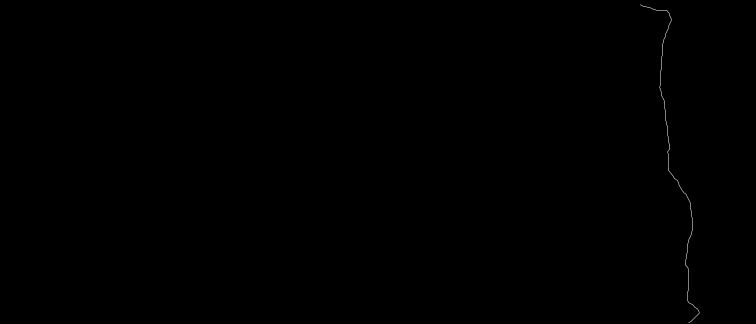
#> input picture experiment_d/results/images_final_border/final_border_1_185__112.png, 1512 x 648 px, given in place of final_border_1_185__1.png, which was not available (shown at 1/2 size)
$ jupyter execute --allow-errors everything_v1.ipynb   (text cells are left out)
#> lines starting #> are read from the running program, lines starting #| are printed output that depends on the picture; after the words box and inside, x2 and y2 are one past the last pixel; in counts of white or black regions, pixels touching at a corner belong together; pictures that were not available may be replaced by others from this repository, and a replacement may not be noted
#> `binarized_image = image.point(lambda x: 255 if x > 0 else 0, '1')`:
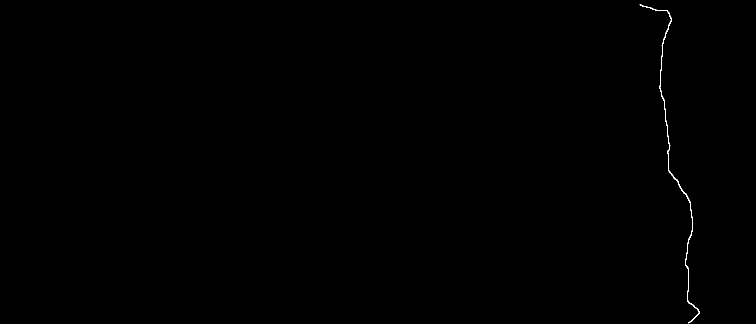
#> binarized_image: PIL image 1512x648 1 (shown at 1/2 size); 0.12% white in thin lines or dots, all inside (x1, y1, x2, y2) = (1279, 8, 1399, 647)
#> after the loop `for row in range(binarized_array.shape[0]):`:
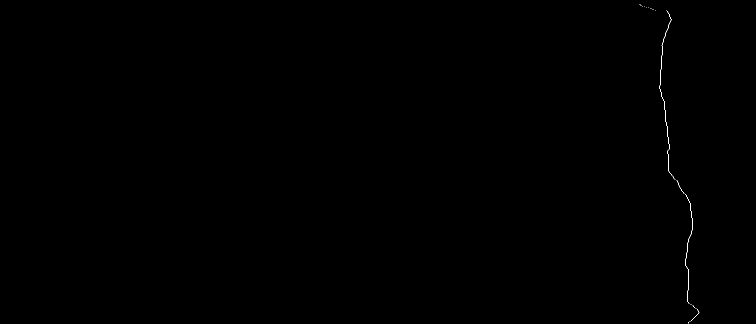
#> binarized_array: shape (648, 1512) bool (shown at 1/2 size); 0.07% white in thin lines or dots, all inside (x1, y1, x2, y2) = (1279, 8, 1399, 647)
#> after the loop `for row in range(uppermost_white_pixel_row):`: binarized_array: shape (648, 1512) bool; 0.07% white in thin lines or dots, all inside (x1, y1, x2, y2) = (1279, 0, 1399, 647)
#> after the loop `for row in reversed(range(lowermost_white_pixel_row, binarized_array.s..`: binarized_array: shape (648, 1512) bool; 0.07% white in thin lines or dots, all inside (x1, y1, x2, y2) = (1279, 0, 1399, 648)
[cell 1]
import numpy as np
import matplotlib.pyplot as plt
from PIL import Image

[cell 2]
# Image, Int, Int -> Array

# Takes an image in its final binary mapping version, that is,
# an image with a black background and a white line of width 1 px,
# which is well defined for all y (each row has exactly one white pixel).

# Returns a numpy array that acts as a mask of the stripes.
# The stripes are defined and indexed from right to left, with an offset
# from the border to avoid noise.

# Each value in the returned matrix is one of the following:
# -2 means background,
# -1 means offset (to avoid noise close to border),
# 0, 1, 2, 3, ... mean the index of the stripe, from right to left.

# mapping_image: image in mapping version, of type Pillow Image
# offset: number of pixels from border to be ignored
# delta_x: pixel width of stripes

# [48 lines left out: function get_mask, not called in this run]

[cell 3]
# Image, Int, Int -> Array

# Takes an image in its final binary mapping version, that is,
# an image with a black background and a white line of width 1 px,
# which is well defined for all y (each row has exactly one white pixel).

# Returns a numpy array that acts as a mask of the stripes.
# The stripes are defined and indexed from right to left, with an offset
# from the border to avoid noise.

# Each value in the returned matrix is one of the following:
# -2 means background,
# -1 means offset (to avoid noise close to border),
# 0, 1, 2, 3, ... mean the index of the stripe, from right to left.

# mapping_image: image in mapping version, of type Pillow Image
# offset: number of pixels from border to be ignored
# delta_x: pixel width of stripes

def get_mask(mapping_image, offset, delta_x):
    # Convert image to values in array.
#> called with offset = 20, delta_x = 50
    mapping_array = np.array(mapping_image)
    height = mapping_array.shape[0]
#> height = 648
    width = mapping_array.shape[1]
#> width = 1512

    # Find the position of the leftmost white pixel:
    found = False
    lmw_col = -1
    for col in range(width):
        if not found:
            for row in range(height):
                if mapping_array[row, col] != 0:
                    lmw_col = col
                    found = True
                    break

    # Initially, mask is completely undefined (-3).
    mask_array = np.full((height, width), -3)

    # Iterate over each row of the image:
    for row in range(height):

        STATE = 'OUTSIDE'
        i = offset
        j = delta_x
        stripe_idx = 0

        # Iterate over each pixel in the row, from right to left:
        for col in reversed(range(width)):

            # While in the background, outside of the tissue.
            if STATE == 'OUTSIDE':
                if col > lmw_col:
                    mask_array[row][col] = -2
                else: # Border found
                    STATE = 'OFFSET'
                    mask_array[row][col] = -1

            # While inside the offset inside of the tissue.
            elif STATE == 'OFFSET':
                if i > 0:
                    mask_array[row][col] = -1
                    i -= 1
                else: # Offset required width is satisfied
                    STATE = 'STRIPES'
                    mask_array[row][col] = 0

            # While inside an arbitrary stripe inside of the tissue.
            elif STATE == 'STRIPES':
                if j > 0:
                    mask_array[row][col] = stripe_idx
                    j -= 1
                else: # Stripe required width is satisfied
                    stripe_idx += 1
                    mask_array[row][col] = stripe_idx
                    j = delta_x
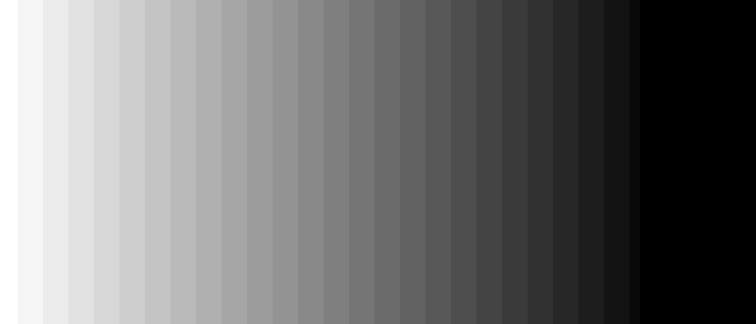
#> mask_array: shape (648, 1512) int64 (shown at 1/2 size); min -2, max 24, mean 9.5; drawn with min black and max white

    return mask_array

[cell 4]
# Assigns a random color to each distinct number in a numpy
# matrix and displays the result.
# **This function was completely generated by ChatGPT**
def visualize_mask(mask_array):
    # Generate a random NumPy matrix
    mask_array = mask_array

    # Get the unique numbers in the matrix
    numbers = np.unique(mask_array)
#> numbers = 27 values from -2 to 24

    # Assign a random color to each number
    color_map = {}
    for number in numbers:
        color = np.random.rand(3)
        color_map[number] = color
#> this loop made 27 passes
#> color on passes 1 to 12: [0.549, 0.715, 0.603], [0.545, 0.424, 0.646], [0.438, 0.892, 0.964], [0.383, 0.792, 0.529], [0.568, 0.926, 0.071], [0.0871, 0.0202, 0.833], [0.778, 0.87, 0.979], [0.799, 0.461, 0.781], [0.118, 0.64, 0.143], [0.945, 0.522, 0.415], [0.265, 0.774, 0.456], [0.568, 0.0188, 0.618]
#> after the loop, color_map = 27 items

    # Create a colored image based on the matrix
    image = np.zeros((mask_array.shape[0], mask_array.shape[1], 3))
    for i in range(mask_array.shape[0]):
        for j in range(mask_array.shape[1]):
            number = mask_array[i, j]
            color = color_map[number]
            image[i, j] = color
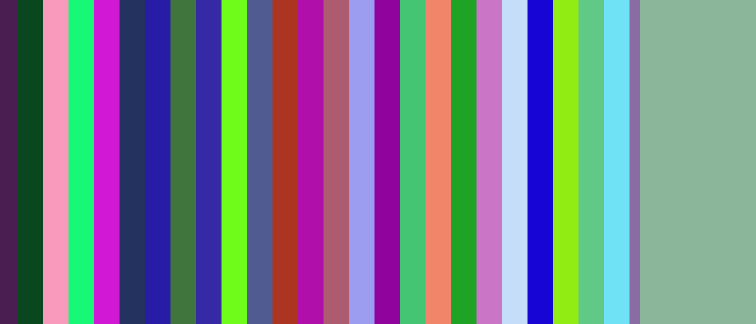
#> image: shape (648, 1512, 3) float64 (shown at 1/2 size); mean of channels 0, 1, 2 0.472, 0.503, 0.538; drawn as R, G, B
#> pass 2 of the loop `for i in range(1, total_frames+1):`:
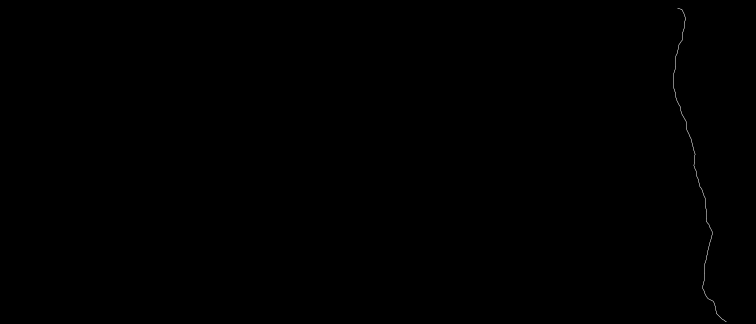
#> input picture experiment_d/results/images_final_border/final_border_1_185__137.png, 1512 x 648 px, given in place of final_border_1_185__2.png, which was not available (shown at 1/2 size)
#> binarized_image: PIL image 1512x648 1; 0.12% white in thin lines or dots, all inside (x1, y1, x2, y2) = (1347, 15, 1454, 645)
#> after the loop `for row in range(binarized_array.shape[0]):`:
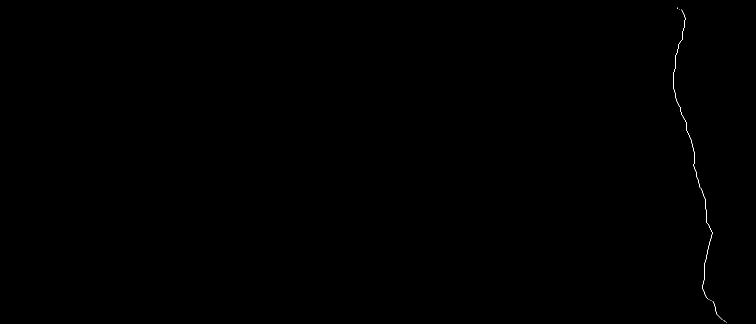
#> binarized_array: shape (648, 1512) bool (shown at 1/2 size); 0.06% white in thin lines or dots, all inside (x1, y1, x2, y2) = (1347, 15, 1453, 645)
#> mapping_image: PIL image 1512x648 1; 0.07% white in thin lines or dots, all inside (x1, y1, x2, y2) = (1347, 0, 1453, 648)
#> after the loop in get_mask (call 2), `for row in range(height):`:
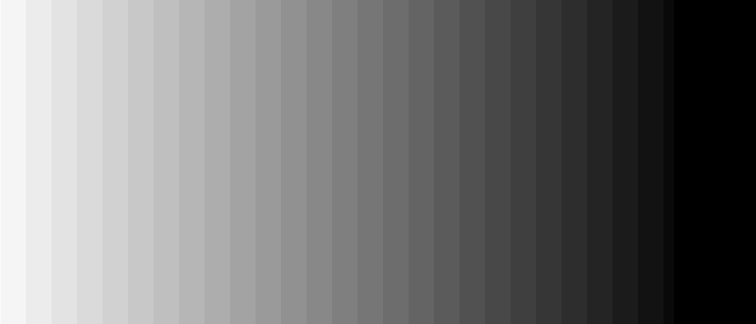
#> mask_array: shape (648, 1512) int64 (shown at 1/2 size); min -2, max 26, mean 10.7; drawn with min black and max white

    # Display the image
    plt.imshow(image)
    plt.axis('off')
    plt.show()

[cell 5]
# Given an original skeletonized version of the white border
# on black background from ImageJ, generates and saves the
# 1. binarized version (image)
# 2. mapping version (image)
# 3. mask array (csv)

# In this context, a mapping is an image where EVERY pixel
# in the y dimension (each row) has ONE AND ONLY one white border
# pixel (column) associated in that row.

from PIL import Image
import numpy as np
import os
import pandas as pd

results_border_dir = "/Users/benjaminalvial/Desktop/Nucleus/cell-jamming/experiment_d/results/images_final_border/"
results_binarized_dir = "/Users/benjaminalvial/Desktop/Nucleus/cell-jamming/experiment_d/results/images_final_binarized/"
results_mapping_dir = "/Users/benjaminalvial/Desktop/Nucleus/cell-jamming/experiment_d/results/images_final_mapping/"
results_masks_dir = "/Users/benjaminalvial/Desktop/Nucleus/cell-jamming/experiment_d/results/csvs_final_mask/"

offset = 20
delta_x = 50
total_frames = 185

#> (the rest of this cell did not finish here and is left out)
